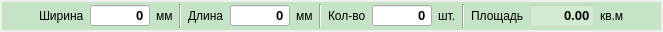
<?xml version="1.0" encoding="UTF-8"?>
<ui version="4.0">
 <class>SizeWidget</class>
 <widget class="QWidget" name="SizeWidget">
  <property name="geometry">
   <rect>
    <x>0</x>
    <y>0</y>
    <width>663</width>
    <height>32</height>
   </rect>
  </property>
  <property name="windowTitle">
   <string>Form</string>
  </property>
  <layout class="QVBoxLayout" name="verticalLayout">
   <property name="margin">
    <number>2</number>
   </property>
   <item>
    <widget class="QFrame" name="frame">
     <property name="styleSheet">
      <string notr="true">QFrame#frame {background: rgba(0, 170, 0, 45)}</string>
     </property>
     <property name="frameShape">
      <enum>QFrame::NoFrame</enum>
     </property>
     <property name="frameShadow">
      <enum>QFrame::Raised</enum>
     </property>
     <layout class="QVBoxLayout" name="verticalLayout_2">
      <property name="margin">
       <number>2</number>
      </property>
      <item>
       <layout class="QHBoxLayout" name="horizontalLayout">
        <item>
         <spacer name="horizontalSpacer_2">
          <property name="orientation">
           <enum>Qt::Horizontal</enum>
          </property>
          <property name="sizeHint" stdset="0">
           <size>
            <width>40</width>
            <height>20</height>
           </size>
          </property>
         </spacer>
        </item>
        <item>
         <widget class="QLabel" name="label_42">
          <property name="styleSheet">
           <string notr="true">background: transparent</string>
          </property>
          <property name="text">
           <string>Ширина</string>
          </property>
         </widget>
        </item>
        <item>
         <widget class="QSpinBox" name="width">
          <property name="minimumSize">
           <size>
            <width>60</width>
            <height>0</height>
           </size>
          </property>
          <property name="font">
           <font>
            <pointsize>10</pointsize>
            <weight>75</weight>
            <bold>true</bold>
           </font>
          </property>
          <property name="alignment">
           <set>Qt::AlignRight|Qt::AlignTrailing|Qt::AlignVCenter</set>
          </property>
          <property name="buttonSymbols">
           <enum>QAbstractSpinBox::NoButtons</enum>
          </property>
          <property name="maximum">
           <number>999999</number>
          </property>
         </widget>
        </item>
        <item>
         <widget class="QLabel" name="label_44">
          <property name="styleSheet">
           <string notr="true">background: transparent</string>
          </property>
          <property name="text">
           <string>мм</string>
          </property>
         </widget>
        </item>
        <item>
         <widget class="Line" name="line">
          <property name="orientation">
           <enum>Qt::Vertical</enum>
          </property>
         </widget>
        </item>
        <item>
         <widget class="QLabel" name="label_38">
          <property name="styleSheet">
           <string notr="true">background: transparent</string>
          </property>
          <property name="text">
           <string>Длина</string>
          </property>
         </widget>
        </item>
        <item>
         <widget class="QSpinBox" name="height">
          <property name="minimumSize">
           <size>
            <width>60</width>
            <height>0</height>
           </size>
          </property>
          <property name="font">
           <font>
            <pointsize>10</pointsize>
            <weight>75</weight>
            <bold>true</bold>
           </font>
          </property>
          <property name="alignment">
           <set>Qt::AlignRight|Qt::AlignTrailing|Qt::AlignVCenter</set>
          </property>
          <property name="buttonSymbols">
           <enum>QAbstractSpinBox::NoButtons</enum>
          </property>
          <property name="maximum">
           <number>999999</number>
          </property>
         </widget>
        </item>
        <item>
         <widget class="QLabel" name="label_41">
          <property name="styleSheet">
           <string notr="true">background: transparent</string>
          </property>
          <property name="text">
           <string>мм</string>
          </property>
         </widget>
        </item>
        <item>
         <widget class="Line" name="line_2">
          <property name="orientation">
           <enum>Qt::Vertical</enum>
          </property>
         </widget>
        </item>
        <item>
         <widget class="QLabel" name="label_36">
          <property name="styleSheet">
           <string notr="true">background: transparent</string>
          </property>
          <property name="text">
           <string>Кол-во</string>
          </property>
         </widget>
        </item>
        <item>
         <widget class="QSpinBox" name="amount">
          <property name="minimumSize">
           <size>
            <width>60</width>
            <height>0</height>
           </size>
          </property>
          <property name="font">
           <font>
            <pointsize>10</pointsize>
            <weight>75</weight>
            <bold>true</bold>
           </font>
          </property>
          <property name="alignment">
           <set>Qt::AlignRight|Qt::AlignTrailing|Qt::AlignVCenter</set>
          </property>
          <property name="buttonSymbols">
           <enum>QAbstractSpinBox::NoButtons</enum>
          </property>
          <property name="maximum">
           <number>999999</number>
          </property>
         </widget>
        </item>
        <item>
         <widget class="QLabel" name="label_37">
          <property name="styleSheet">
           <string notr="true">background: transparent</string>
          </property>
          <property name="text">
           <string>шт.</string>
          </property>
         </widget>
        </item>
        <item>
         <widget class="Line" name="line_3">
          <property name="orientation">
           <enum>Qt::Vertical</enum>
          </property>
         </widget>
        </item>
        <item>
         <widget class="QLabel" name="label_45">
          <property name="styleSheet">
           <string notr="true">background: transparent</string>
          </property>
          <property name="text">
           <string>Площадь</string>
          </property>
         </widget>
        </item>
        <item>
         <widget class="QLineEdit" name="size">
          <property name="maximumSize">
           <size>
            <width>70</width>
            <height>16777215</height>
           </size>
          </property>
          <property name="font">
           <font>
            <pointsize>10</pointsize>
            <weight>75</weight>
            <bold>true</bold>
           </font>
          </property>
          <property name="styleSheet">
           <string notr="true">background: rgba(255, 255, 255, 55)</string>
          </property>
          <property name="text">
           <string>0.00</string>
          </property>
          <property name="alignment">
           <set>Qt::AlignRight|Qt::AlignTrailing|Qt::AlignVCenter</set>
          </property>
          <property name="readOnly">
           <bool>true</bool>
          </property>
         </widget>
        </item>
        <item>
         <widget class="QLabel" name="label_43">
          <property name="styleSheet">
           <string notr="true">background: transparent</string>
          </property>
          <property name="text">
           <string>кв.м</string>
          </property>
         </widget>
        </item>
        <item>
         <spacer name="horizontalSpacer">
          <property name="orientation">
           <enum>Qt::Horizontal</enum>
          </property>
          <property name="sizeHint" stdset="0">
           <size>
            <width>40</width>
            <height>20</height>
           </size>
          </property>
         </spacer>
        </item>
       </layout>
      </item>
     </layout>
    </widget>
   </item>
  </layout>
 </widget>
 <resources/>
 <connections/>
</ui>
